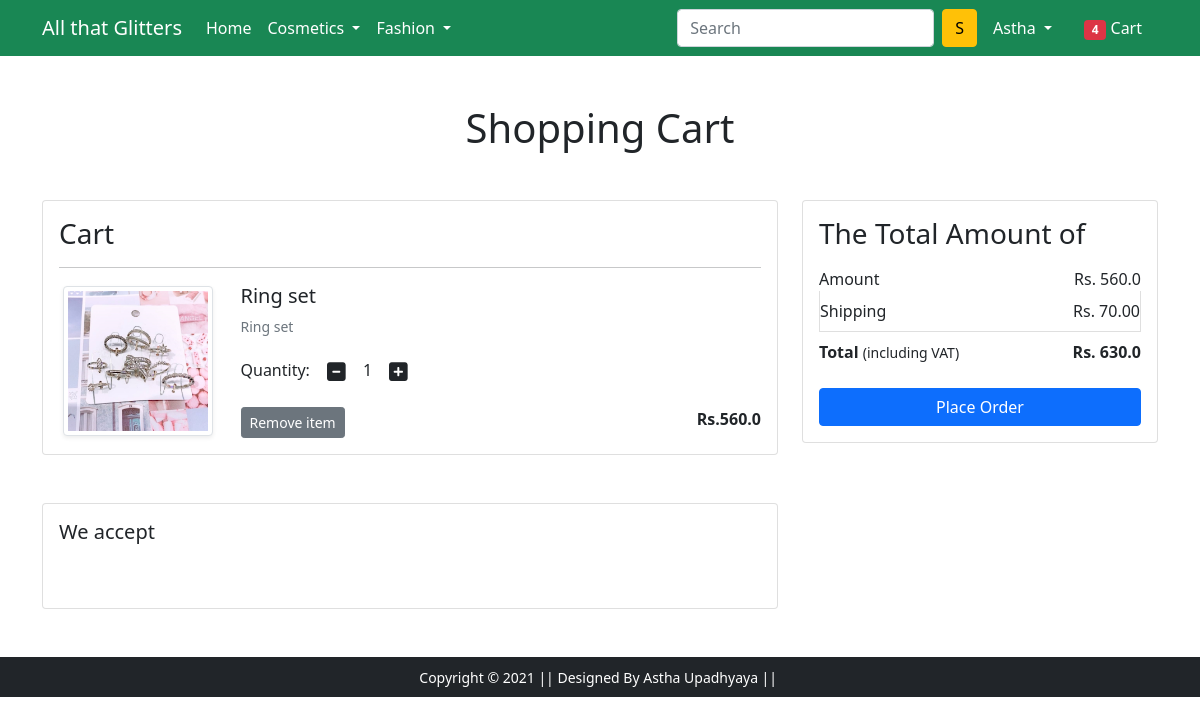
The app's page /cart/ (signed in) with its own data.
### app/models.py (models this page shows, shortened)
class Cart(models.Model):
    user = models.ForeignKey(User, on_delete=models.CASCADE)
    product = models.ForeignKey(Product, on_delete=models.CASCADE)
    quantity = models.PositiveIntegerField(default=1)

class Product(models.Model):
    title=models.CharField(max_length=100)
    selling_price = models.FloatField()
    discounted_price = models.FloatField()
    description = models.CharField(max_length=100)
    brand = models.CharField(max_length=100)
    category = models.CharField(choices=CATEGORY_CHOICES,
                                max_length=2)
    product_image = models.ImageField(upload_to='productimg')

### app/views.py (the view)
# urls.py: path('cart/', views.show_cart,name='showcart'),
@login_required
def show_cart(request):
 if request.user.is_authenticated:
  user = request.user
  cart = Cart.objects.filter(user=user)
  amount = 0.0
  shipping_amount = 70.0
  total_amount = 0.0
  cart_product = [p for p in Cart.objects.all() if p.user ==
                  user]
  if cart_product:
   for p in cart_product:
    tempamount = (p.quantity * p.product.discounted_price)
    amount += tempamount
    totalamount = amount + shipping_amount
   return render(request, 'app/addtocart.html', {'carts': cart, 'totalamount': totalamount, 'amount': amount})
  else:
   return render(request, 'app/emptycart.html')

### app/templates/app/addtocart.html (shortened to what this page needs)
{% extends 'app/base.html' %} {% load static %}
 {% block main-content %}
<div class="container my-5">
  <div class="row">
    <h1 class="text-center mb-5">Shopping Cart</h1>
    <div class="col-sm-8">
      <div class="card">
        <div class="card-body">
          <h3>Cart</h3>
          {% for cart in carts %}
<hr>
          <div class="row">
            <div class="col-sm-3 text-center align-self-center">
              <img
                src="{{cart.product.product_image.url}}"
                alt=""
                srcset=""
                class="img-fluid img-thumbnail shadow-sm"
                height="150"
                width="150"
              />
            </div>
            <div class="col-sm-9">
              <div>
                <h5>{{cart.product.title}}</h5>
                <p class="mb-2 text-muted small">
                  {{cart.product.description}}
                </p>
                <div class="my-3">
                  <label for="quantity">Quantity:</label>
                  <a class="minus-cart btn" pid="{{cart.product.id}}"><i class="fas fa-minus-square fa-lg"></i
                  ></a>
                  <span id="quantity">{{cart.quantity}}</span>
                  <a class="plus-cart btn" pid="{{cart.product.id}}"
                    ><i class="fas fa-plus-square fa-lg"></i
                  ></a>
                </div>
                <div class="d-flex justify-content-between">
                  <a href="#" class="btn btn-sm btn-secondary mr-3 remove-cart" pid="{{cart.product.id}}"
                    >Remove item
                  </a>
                  <p class="mb-0">
                    <span><strong>Rs.{{cart.product.discounted_price}}</strong></span>
                  </p>
                </div>
              </div>
            </div>
          </div>
          {% endfor %}
        </div>
      </div>
    </div>
    <div class="col-sm-4">
      <div class="card">
        <div class="card-body">
          <h3>The Total Amount of</h3>
          <ul class="list-group">
            <li
              class="list-group-item d-flex justify-content-between align-items-center border-0 px-0 pb-0"
            >
              Amount<span>Rs. <span id="amount">{{amount}}</span></span>
            </li>
            <li
              class="list-group-item d-flex justify-content-between align-items-center px-0"
            >
              Shipping<span>Rs. 70.00</span>
            </li>
            <li
              class="list-group-item d-flex justify-content-between align-items-center border-0 px-0 mb-3"
            >
              <div><strong>Total</strong> <small>(including VAT)</small></div>
              <span><strong>Rs. <strong id="totalamount">{{totalamount}}</strong></strong></span>
            </li>
          </ul>
          <div class="d-grid">
            <a href="{% url 'checkout' %}" class="btn btn-primary">Place Order</a>
          </div>
        </div>
      </div>
    </div>
  </div>
</div>
<div class="container">
  <div class="row">
    <div class="col-sm-8">
      <div class="card">
        <div class="card-body">
          <h5 class="mb-4">We accept</h5>
        </div>
      </div>
    </div>
  </div>
</div>
{% endblock main-content %}

### app/templates/app/base.html (shortened to what this page needs)
<!doctype html>
{% load static %}
<html lang="en">
  <head>
    <link href="https://cdn.jsdelivr.net/npm/bootstrap@5.0.0-beta1/dist/css/bootstrap.min.css" rel="stylesheet">
    <link rel="stylesheet" href="{% static 'app/css/owl.carousel.min.css' %}">
    <link rel="stylesheet" href="{% static 'app/css/all.min.css' %}">
    <link rel="stylesheet" href="{% static 'app/css/style.css' %}">
  </head>
  <body>
    <nav class="navbar navbar-expand-lg navbar-dark bg-success">
     <div class="container">
       <a class="navbar-brand" href="/">All that Glitters</a>
       <div class="collapse navbar-collapse" id="navbarSupportedContent">
         <ul class="navbar-nav me-auto mb-2 mb-lg-0">
           <li class="nav-item">
             <a class="nav-link active" aria-current="page" href="/">Home</a>
           </li>
           <li class="nav-item dropdown">
             <a class="nav-link dropdown-toggle text-white" href="#" id="cosmeticsDropdown" role="button" data-bs-toggle="dropdown" aria-expanded="false">
               Cosmetics
             </a>
           </li>
           <li class="nav-item dropdown">
             <a class="nav-link dropdown-toggle text-white" href="#" id="accDropdown" role="button" data-bs-toggle="dropdown" aria-expanded="false">
               Fashion
             </a>
           </li>
         </ul>
         <form class="d-flex">
           <input class="form-control me-2" type="search" placeholder="Search" aria-label="Search">
           <button class="btn btn-warning" type="submit">S</button>
         </form>
         <div>
          <ul class="navbar-nav me-auto mb-2 mb-lg-0">
              {% if request.user.is_authenticated %}
              <li class="nav-item dropdown mx-2">
              <a class="nav-link dropdown-toggle text-white" href="#" id="profileDropdown" role="button" data-bs-toggle="dropdown" aria-expanded="false">
                {{request.user.username|capfirst}}
              </a>
            </li>
            <li class="nav-item mx-2">
             <a href="{% url 'showcart' %}" class="nav-link text-white"><span class="badge bg-danger">4</span> Cart </a>
            </li>
              {% endif %}
          </ul>
         </div>
       </div>
     </div>
    </nav>
    {% block main-content %} {% endblock main-content %}
    <footer class="container-fluid bg-dark text-center p-2 mt-5">
        <small class="text-white">Copyright &copy; 2021 || Designed By Astha Upadhyaya || </small>
    </footer>
  </body>
</html>

### records on screen
Cart: product.product_image (picture), product "Ring set", product.description "Ring set", quantity "1", product.discounted_price "560.0"

### other values on screen
{{ request.user.username|capfirst }} "Astha"
{{ amount }} "560.0"
{{ totalamount }} "630.0"
